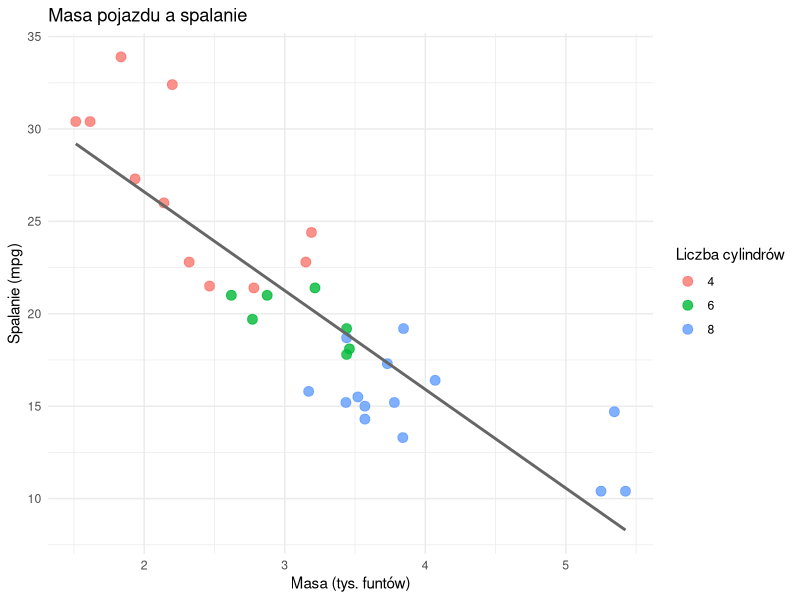

Recreate this plot in R.
## ---- chunk 1
# Załaduj potrzebne biblioteki
library(dplyr)
library(ggplot2)
## ---- chunk 2
# Pierwsze wiersze
head(mtcars)

# Wymiary zbioru
dim(mtcars)

# Statystyki opisowe
summary(mtcars[, c("mpg", "cyl", "hp", "wt")])
## ---- chunk 3
ggplot(mtcars, aes(x = wt, y = mpg, colour = factor(cyl))) +
  geom_point(size = 3, alpha = 0.8) +
  geom_smooth(method = "lm", se = FALSE, colour = "grey40") +
  labs(
    title  = "Masa pojazdu a spalanie",
    x      = "Masa (tys. funtów)",
    y      = "Spalanie (mpg)",
    colour = "Liczba cylindrów"
  ) +
  theme_minimal()
## ---- chunk 4
mtcars %>%
  group_by(cyl) %>%
  summarise(
    srednie_mpg  = mean(mpg),
    srednia_moc  = mean(hp),
    srednia_masa = mean(wt)
  )
